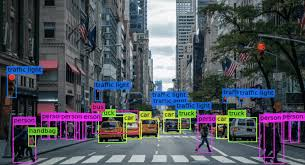
#> input picture img.jfif, 305 x 165 px
$ jupyter execute --allow-errors 'Lab 6.ipynb'
#> lines starting #> are read from the running program, lines starting #| are printed output that depends on the picture; after the words box and inside, x2 and y2 are one past the last pixel; in counts of white or black regions, pixels touching at a corner belong together
[cell 1]
import cv2
import numpy as np


# Lire l'image
image_path = '../img.jfif'
img = cv2.imread(image_path, cv2.IMREAD_GRAYSCALE)
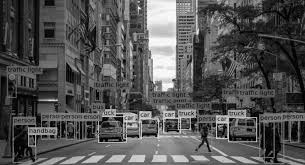
#> img: shape (165, 305); min 0, max 255, mean 83.2
cv2.threshold(img,128,255,cv2.THRESH_BINARY,img)
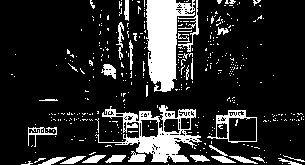
#> img: shape (165, 305); 16.2% white; 382 white regions (350 under 20 px), largest, box (x1, y1, x2, y2) and area: (146, 0, 195, 92) 2646, (95, 105, 202, 163) 2085, (207, 110, 257, 143) 359
cv2.namedWindow("erode")
sizeErode = 1

def erode_func():
    size = sizeErode*2 +1
    kernel = cv2.getStructuringElement(cv2.MORPH_CROSS,(size,size))
    print(kernel)
    img_erode = cv2.erode(img,kernel)
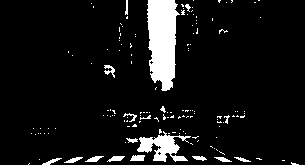
#> img_erode: shape (165, 305); 8.1% white; 143 white regions (125 under 20 px), largest, box (x1, y1, x2, y2) and area: (147, 0, 180, 91) 2226, (137, 131, 191, 162) 761, (130, 155, 145, 161) 75
    cv2.imshow("erode",img_erode)

    cv2.erode(img,)
def changeESize(x):
    global sizeErode
    sizeErode = x
    erode_func()

cv2.createTrackbar("erodSize","erode",sizeErode,17,changeESize)

cv2.imshow("image",img)
#> (the rest of this cell did not finish here and is left out)

[cell 2]
import cv2
import numpy as np


# Lire l'image
image_path = '../img.jfif'
img = cv2.imread(image_path, cv2.IMREAD_GRAYSCALE)
cv2.threshold(img,128,255,cv2.THRESH_BINARY,img)
cv2.namedWindow("dilate")
sizeDilate = 1

def erode_func():
    size = sizeDilate*2 +1
    kernel = cv2.getStructuringElement(cv2.MORPH_CROSS,(size,size))
    print(kernel)
    img_dilate = cv2.dilate(img,kernel)
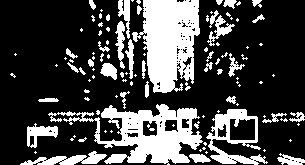
#> img_dilate: shape (165, 305); 27.3% white; 108 white regions (70 under 20 px), largest, box (x1, y1, x2, y2) and area: (132, 0, 200, 93) 4203, (48, 104, 203, 165) 3939, (206, 109, 268, 165) 1308
    cv2.imshow("dilate",img_dilate)

    cv2.erode(img,)
def changeESize(x):
    global sizeDilate
    sizeDilate = x
    erode_func()

cv2.createTrackbar("dilateSize","dilate",sizeDilate,17,changeESize)

cv2.imshow("image",img)
#> (the rest of this cell did not finish here and is left out)

[cell 3]
import cv2
import numpy as np


# Lire l'image
image_path = '../img.jfif'
img = cv2.imread(image_path, cv2.IMREAD_GRAYSCALE)
cv2.threshold(img,128,255,cv2.THRESH_BINARY,img)
cv2.namedWindow("morph")
sizeMorph= 1

def morph_func():
    size = sizeMorph*2 +1
    kernel = cv2.getStructuringElement(cv2.MORPH_CROSS,(size,size))
    print(kernel)
    img_morph = cv2.morphologyEx(img,cv2.MORPH_GRADIENT,kernel)
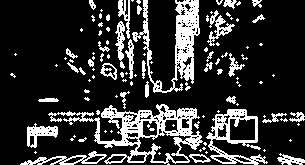
#> img_morph: shape (165, 305); 19.2% white; 110 white regions (73 under 20 px), largest, box (x1, y1, x2, y2) and area: (48, 104, 203, 165) 2769, (132, 0, 200, 93) 1895, (206, 109, 268, 165) 1135
    cv2.imshow("morph",img_morph)


def changeSize(x):
    global sizeMorph
    sizeMorph = x
    morph_func()

cv2.createTrackbar("morphSize","morph",sizeMorph,17,changeSize)

cv2.imshow("image",img)
cv2.waitKey(0)
cv2.destroyAllWindows()
